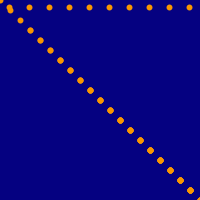
Frame 1 (no input)
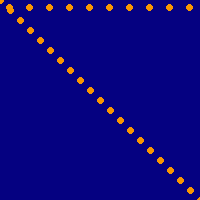
Frame 60 (the mouse pressed at the canvas centre just before this capture)
Frame 120 (the mouse held since frame 60 and released just before this capture): identical to frame 60, image omitted

The Processing sketch that drew these frames (run headless with seeded random() and noise(); from frame 60 on, the mouse is pressed at the canvas centre):

// Processing sketch: processing_96373
// ── processing_96373.pde

void setup (){
size(200,200);
background (5,1,129);
}
void draw (){
  stroke (247,150,2);
strokeWeight (6);{
for (int mouseX=0; mouseX<200; mouseX=mouseX+30)
for (int mouseY=0; mouseY<200; mouseY=mouseY+10)
point (mouseX+mouseY, mouseY+mouseX);
for (int mouseZ=9; mouseZ<200; mouseZ= mouseZ+20)
point (mouseZ, 7);
}
 
}
